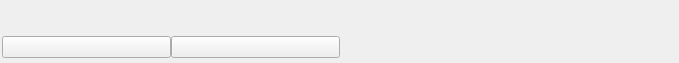
<?xml version="1.0" encoding="UTF-8"?>
<ui version="4.0">
 <class>AudioPlayer</class>
 <widget class="QWidget" name="AudioPlayer">
  <property name="geometry">
   <rect>
    <x>0</x>
    <y>0</y>
    <width>679</width>
    <height>63</height>
   </rect>
  </property>
  <property name="windowTitle">
   <string/>
  </property>
  <layout class="QVBoxLayout" name="verticalLayout">
   <property name="spacing">
    <number>0</number>
   </property>
   <property name="leftMargin">
    <number>2</number>
   </property>
   <property name="topMargin">
    <number>0</number>
   </property>
   <property name="rightMargin">
    <number>2</number>
   </property>
   <property name="bottomMargin">
    <number>0</number>
   </property>
   <item>
    <widget class="QWidget" name="labelsContainerWidget" native="true">
     <layout class="QHBoxLayout" name="horizontalLayout">
      <property name="leftMargin">
       <number>2</number>
      </property>
      <property name="topMargin">
       <number>0</number>
      </property>
      <property name="rightMargin">
       <number>2</number>
      </property>
      <property name="bottomMargin">
       <number>0</number>
      </property>
      <item>
       <widget class="QLabel" name="label">
        <property name="text">
         <string/>
        </property>
       </widget>
      </item>
      <item>
       <widget class="ElidedLabel" name="titleLabel">
        <property name="text">
         <string/>
        </property>
       </widget>
      </item>
     </layout>
    </widget>
   </item>
   <item>
    <layout class="QHBoxLayout" name="horizontalLayout_2">
     <item>
      <widget class="QPushButton" name="playPauseButton">
       <property name="text">
        <string/>
       </property>
      </widget>
     </item>
     <item>
      <widget class="QPushButton" name="stopButton">
       <property name="text">
        <string/>
       </property>
      </widget>
     </item>
     <item>
      <widget class="Phonon::SeekSlider" name="seekSlider"/>
     </item>
     <item>
      <widget class="QLabel" name="timeLabel">
       <property name="text">
        <string/>
       </property>
       <property name="alignment">
        <set>Qt::AlignCenter</set>
       </property>
      </widget>
     </item>
    </layout>
   </item>
  </layout>
 </widget>
 <customwidgets>
  <customwidget>
   <class>Phonon::SeekSlider</class>
   <extends>QWidget</extends>
   <header location="global">phonon/seekslider.h</header>
  </customwidget>
  <customwidget>
   <class>ElidedLabel</class>
   <extends>QLabel</extends>
   <header location="global">elidedlabel.h</header>
  </customwidget>
 </customwidgets>
 <resources/>
 <connections/>
</ui>
